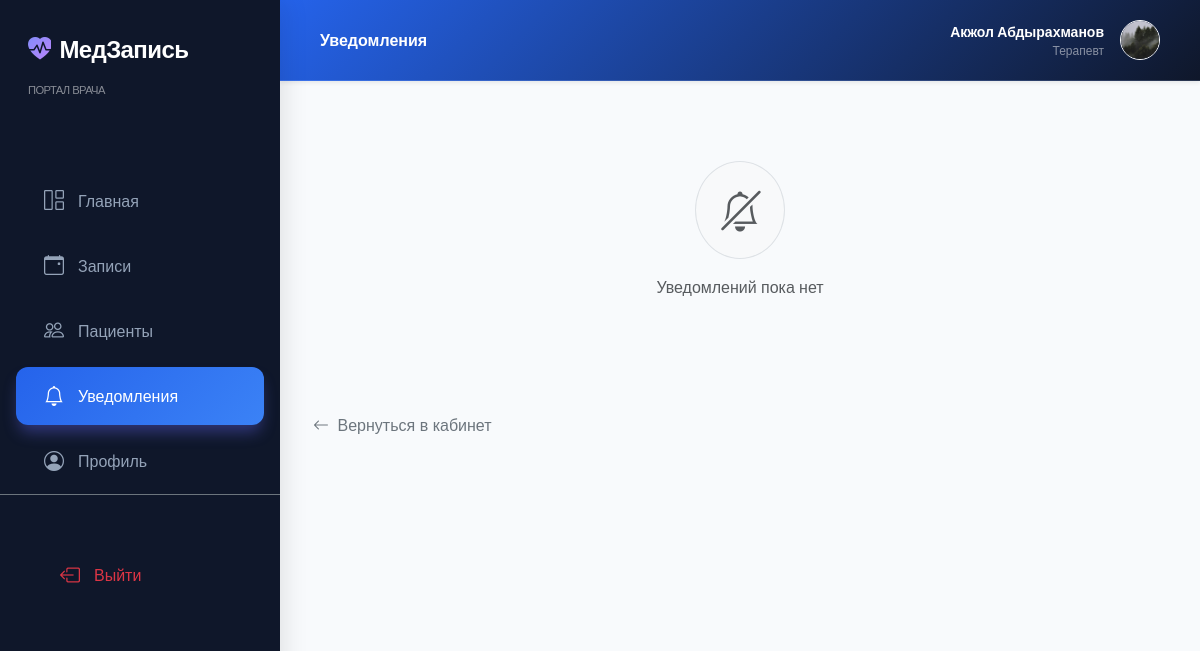
The page /doctor/notifications/ (signed in) on the database as committed earlier.
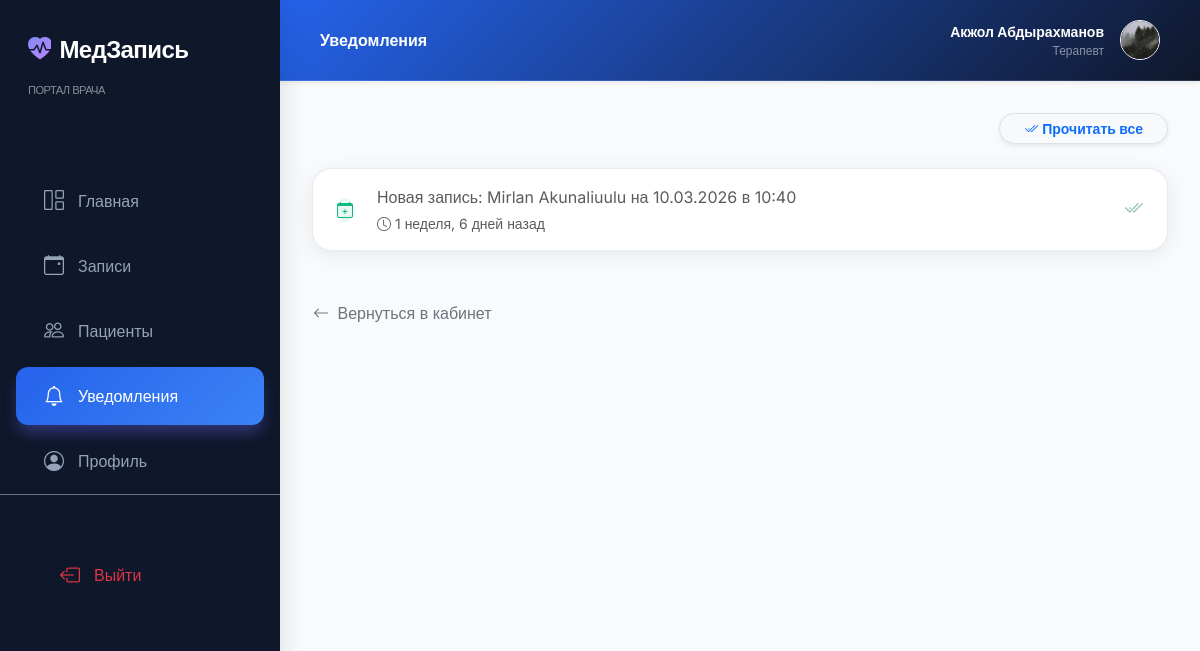
The same page on the database as committed later.
### queue_app/models.py (models this page shows, shortened)
class Notification(models.Model):
    TYPE_CHOICES = [
        ('new_appointment', 'Новая запись'),
        ('cancelled', 'Отмена записи'),
        ('status_update', 'Обновление статуса'),
        ('reminder', 'Напоминание'),
    ]
    user = models.ForeignKey(
        settings.AUTH_USER_MODEL,
        on_delete=models.CASCADE,
        related_name='notifications',
        verbose_name='Пользователь'
    )
    appointment = models.ForeignKey(
        Appointment,
        on_delete=models.CASCADE,
        null=True,
        blank=True,
        related_name='notifications',
        verbose_name='Запись'
    )
    notification_type = models.CharField(
        max_length=20,
        choices=TYPE_CHOICES,
        default='new_appointment',
        verbose_name='Тип'
    )
    message = models.TextField(verbose_name='Сообщение')
    is_read = models.BooleanField(default=False, verbose_name='Прочитано')
    created_at = models.DateTimeField(auto_now_add=True, verbose_name='Дата')
    class Meta:
        verbose_name = 'Уведомление'
        verbose_name_plural = 'Уведомления'
        ordering = ['-created_at']

### queue_app/views.py (the view)
# urls.py: path('doctor/notifications/', views.doctor_notifications_view, name='doctor_notifications'),
@doctor_required
def doctor_notifications_view(request):
    specialist = request.user.specialist_profile
    notifications = Notification.objects.filter(
        user=request.user
    ).select_related('appointment').order_by('-created_at')[:50]
    return render(request, 'doctor/doctor_notifications.html', {
        'notifications': notifications,
    })

### accounts/models.py (called while the page is built)
    def get_full_name(self):
        return f'{self.first_name} {self.last_name}'.strip() or self.username

### queue_app/context_processors.py (called while the page is built)
def notification_processor(request):
    if request.user.is_authenticated:
        unread_count = Notification.objects.filter(user=request.user, is_read=False).count()
        return {'unread_notifications_count': unread_count}
    return {'unread_notifications_count': 0}

### queue_app/views.py (called while the page is built)
def is_doctor(user):
    return user.is_authenticated and user.is_doctor and hasattr(user, 'specialist_profile')

def doctor_required(view_func):
    from functools import wraps
    @wraps(view_func)
    def wrapper(request, *args, **kwargs):
        if not request.user.is_authenticated:
            return redirect('login')
        if not is_doctor(request.user):
            messages.error(request, 'У вас нет доступа к кабинету врача.')
            return redirect('home')
        return view_func(request, *args, **kwargs)
    return wrapper

### templates/doctor/doctor_notifications.html (shortened to what this page needs)
{% extends 'doctor/base_doctor.html' %}
{% block header_title %}Уведомления{% endblock %}
{% block doctor_content %}
<div class="container-fluid px-0">
    {% if notifications %}
    <div class="d-flex justify-content-end mb-4">
        <form method="post" action="{% url 'doctor_mark_all_read' %}">
            <button class="btn btn-sm btn-light border rounded-pill px-4 shadow-sm text-primary fw-bold">
                <i class="bi bi-check2-all me-1"></i>Прочитать все
            </button>
        </form>
    </div>
    {% endif %}
    {% if notifications %}
    <div class="d-flex flex-column gap-3">
        {% for notif in notifications %}
        <div
            class="glass-card p-0 overflow-hidden {% if not notif.is_read %}border-start border-primary border-4{% endif %} transition-all hover-shadow">
            <div class="card-body d-flex align-items-center gap-4 py-3 px-4">
                <div class="stat-icon-sm rounded-circle d-flex align-items-center justify-content-center flex-shrink-0"
                    style="{% if notif.notification_type == 'new_appointment' %}background: rgba(16, 185, 129, 0.1); color: #10B981;
                     {% elif notif.notification_type == 'cancelled' %}background: rgba(239, 68, 68, 0.1); color: #EF4444;
                     {% else %}background: rgba(99, 102, 241, 0.1); color: var(--primary-color);{% endif %}">
                    <i class="bi {% if notif.notification_type == 'new_appointment' %}bi-calendar-plus
                                 {% elif notif.notification_type == 'cancelled' %}bi-calendar-x
                                 {% else %}bi-info-circle{% endif %}"></i>
                </div>
                <div class="flex-grow-1">
                    <p class="mb-1 {% if not notif.is_read %}fw-bold text-dark{% else %}text-muted{% endif %}">
                        {{ notif.message }}
                    </p>
                    <div class="d-flex align-items-center gap-2">
                        <span class="text-muted small"><i class="bi bi-clock me-1"></i>{{ notif.created_at|timesince }}
                            назад</span>
                    </div>
                </div>
                <div class="ms-auto">
                    {% if not notif.is_read %}
                    <form method="post" action="{% url 'doctor_mark_read' notif.id %}">
                        {% csrf_token %}
                        <button class="btn btn-icon btn-light rounded-circle border shadow-sm"
                            title="Отметить как прочитанное">
                            <i class="bi bi-check2"></i>
                        </button>
                    </form>
                    {% else %}
                    <span class="text-success small opacity-50"><i class="bi bi-check2-all"
                            style="font-size: 1.2rem;"></i></span>
                    {% endif %}
                </div>
            </div>
        </div>
        {% endfor %}
    </div>
    {% else %}
    <div class="text-center py-5">
        <div class="bg-light rounded-circle d-inline-flex p-4 mb-3 border">
            <i class="bi bi-bell-slash display-6 text-muted"></i>
        </div>
        <p class="text-muted fw-medium">Уведомлений пока нет</p>
    </div>
    {% endif %}
    <div class="mt-5">
        <a href="{% url 'doctor_dashboard' %}" class="btn btn-link link-secondary text-decoration-none small p-0">
            <i class="bi bi-arrow-left me-1"></i> Вернуться в кабинет
        </a>
    </div>
</div>
{% endblock %}

Rows that differ between the two databases and show on the page:
added Notification: message "Новая запись: Mirlan Akunaliuulu на 10.03.2026 в 10:40", created_at "1 неделя, 6 дней", is_read True (drawn)
Other text that changed with them:
text no longer shown: "Уведомлений пока нет"
text now shown: "Прочитать все"
